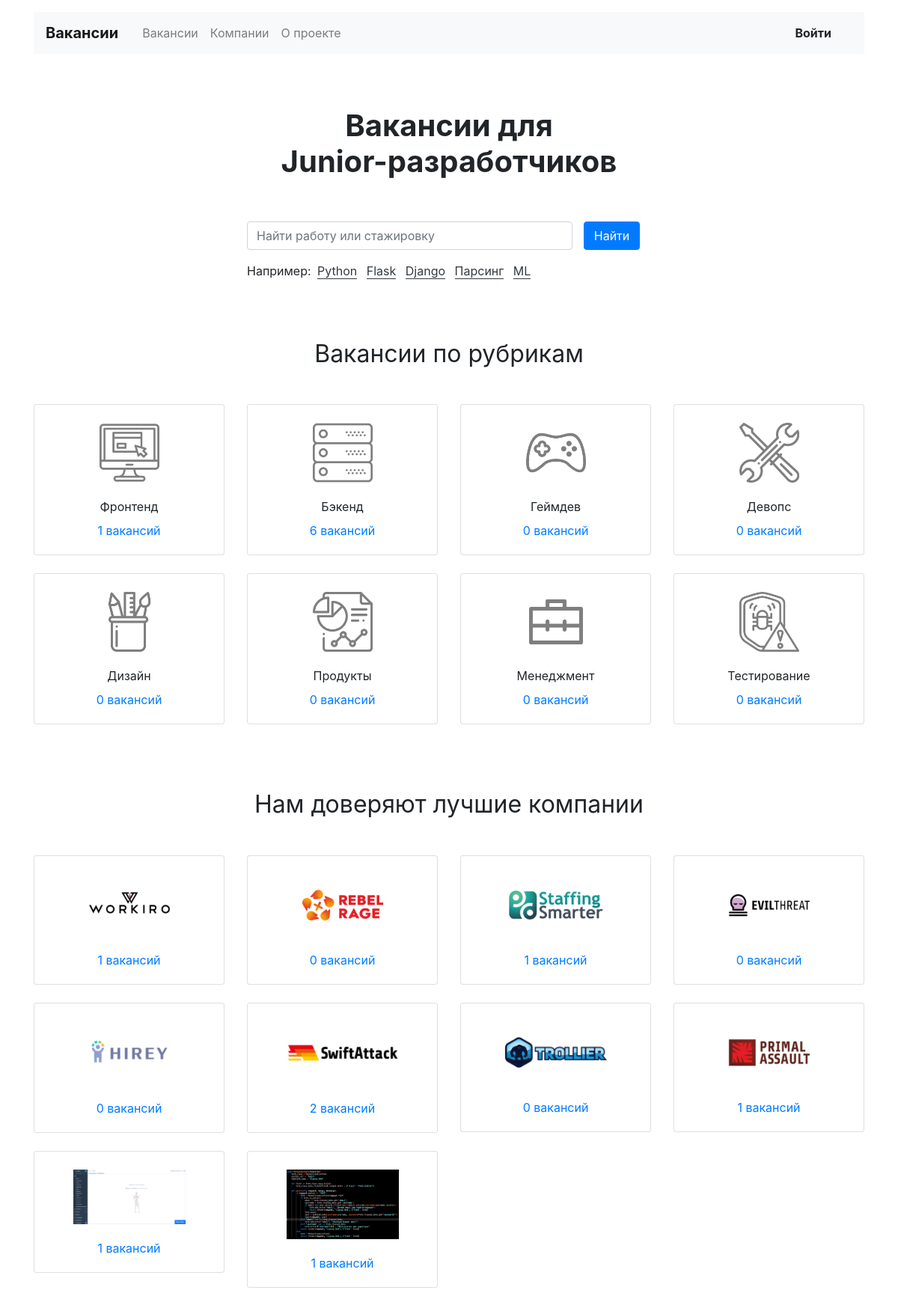
The page / on the database its author committed.
### vacancies/models.py (models this page shows, shortened)
class Specialty(models.Model):
    code = models.CharField(max_length=50)
    title = models.CharField(max_length=120)
    picture = models.ImageField(max_length=100, upload_to=MEDIA_SPECIALITY_IMAGE_DIR)

class Company(models.Model):
    name = models.CharField(max_length=120)
    location = models.CharField(max_length=155, blank=True)
    logo = models.ImageField(max_length=100, default="https://place-hold.it/130x80",
                             upload_to=MEDIA_COMPANY_IMAGE_DIR)
    description = models.TextField(blank=True)
    employee_count = models.IntegerField(default=1)
    owner = models.OneToOneField(User, on_delete=models.CASCADE, related_name='companies', blank=True,
                                 null=True, default=None)

### vacancies/views.py (the view)
# urls.py: path('', MainView.as_view(), name='main'),
class MainView(View):
    def get(self, request):
        specialties = Specialty.objects.annotate(Count('vacancies'))
        companies = Company.objects.annotate(Count('vacancies'))
        context = {}
        context['specialties'] = specialties
        context['companies'] = companies
        return render(request, 'index.html', context=context)

### templates/index.html
{% extends 'base.html' %}
{% block content %}
  <main class="container mt-3">
    <section>
      <h1 class="h1 text-center mx-auto mt-4 py-5"><strong>Вакансии для <br>Junior-разработчиков</strong></h1>
      <div class="row">
        <div class="col-12 col-md-8 col-lg-6 offset-lg-3 offset-md-2">
          <form class="form-inline mb-3">
            <div class="form-group col-8 col-md-10 pl-0">
              <input class="form-control w-100" type="search" placeholder="Найти работу или стажировку" aria-label="Найти работу или стажировку">
            </div>
            <div class="form-group col-4 col-md-2 pl-0">
              <button class="btn btn-primary w-100" type="submit">Найти</button>
            </div>
          </form>
          <p>Например:
            <a href="#" class="text-dark border-bottom border-dark m-1 text-decoration-none">Python</a>
            <a href="#" class="text-dark border-bottom border-dark m-1 text-decoration-none">Flask</a>
            <a href="#" class="text-dark border-bottom border-dark m-1 text-decoration-none">Django</a>
            <a href="#" class="text-dark border-bottom border-dark m-1 text-decoration-none">Парсинг</a>
            <a href="#" class="text-dark border-bottom border-dark m-1 text-decoration-none">ML</a>
          </p>
        </div>
      </div>
    </section>
    <section class="mt-5 pt-3">
      <h2 class="h2 font-weight-normal text-center mb-5">Вакансии по рубрикам</h2>
      <div class="row mb-0">
          {% for spec in specialties %}
        <div class="col-6 col-md-6 col-lg-3">
          <div class="card pt-4 text-center mb-4">
            <img class="mx-auto d-block" src="{{ spec.picture.url }}" width="80" height="80" alt="">
            <div class="card-body">
              <p class="card-text mb-2">{{ spec.title }}</p>
              <p class="card-text"><a href="{% url 'cathegory' cathegory_name=spec.code %}">{{ spec.vacancies__count }} вакансий</a></p>
            </div>
          </div>
        </div>
          {% endfor %}
      </div>
    </section>
    <section class="my-5 pt-3">
      <h2 class="h2 font-weight-normal text-center mb-5">Нам доверяют лучшие компании</h2>
      <div class="row mb-0">
          {% for company in companies %}
        <div class="col-6 col-md-6 col-lg-3">
          <div class="card pt-4 text-center mb-4">
            <a href="{% url 'company' pk=company.id %}" style="max-width: 150px;" class="mx-auto d-block">
              <img class="mx-auto d-block mw-100" src="{{ company.logo.url }}" alt="">
            </a>
            <div class="card-body">
              <p class="card-text"><a href="{% url 'company' pk=company.pk %}">{{ company.vacancies__count }} вакансий</a></p>
            </div>
          </div>
        </div>
        {% endfor %}
      </div>
    </section>
  </main>
{% endblock %}

### templates/base.html (shortened to what this page needs)
<!DOCTYPE html>
<html lang="ru">
<head>
  <link rel="stylesheet" href="https://stackpath.bootstrapcdn.com/bootstrap/4.3.1/css/bootstrap.min.css">
</head>
<body>
{% include 'header.html' %}
{% block content %}
{% endblock %}
</body>
</html>

### templates/header.html (shortened to what this page needs)
<header class="container mt-3">
    <nav class="navbar navbar-expand-lg navbar-light bg-light">
      <a class="navbar-brand mr-4 font-weight-bold" href="{% url 'main' %}">Вакансии</a>
      <div class="collapse navbar-collapse justify-content-between" id="navbarNav">
        <ul class="navbar-nav col-10">
          <li class="nav-item">
            <a class="nav-link" href="{% url 'vacancies' %}">Вакансии</a>
          </li>
          <li class="nav-item">
            <a class="nav-link" href="#">Компании</a>
          </li>
          <li class="nav-item">
            <a class="nav-link" href="#">О проекте</a>
          </li>
        </ul>
        <ul class="navbar-nav col-2 justify-content-end">
          <li class="nav-item active">
              {% if request.user.is_authenticated %}
                  <div class="btn-group">
                      <button type="button" class="btn dropdown-toggle font-weight-bold" data-toggle="dropdown"
                              aria-haspopup="true" aria-expanded="false">
                          {{ request.user.first_name }} {{ request.user.last_name }}
                      </button>
                      <div class="dropdown-menu dropdown-menu-right mt-3">
                          <a href="#" class="dropdown-item py-2">Профиль</a>
                          <a href="#" class="dropdown-item py-2">Резюме</a>
                          <a href="{% url 'mycompany' %}" class="dropdown-item py-2">Компания</a>
                          <a href="/logout" class="dropdown-item py-2">Выйти</a>
                      </div>
                  </div>
              {% else %}
                  <a href="/login" class="btn font-weight-bold">Войти</a>
              {% endif %}
          </li>
        </ul>
      </div>
    </nav>
  </header>

### rows shown on the page
Specialty: picture (picture), title "Фронтенд", vacancies__count "1"
Specialty: picture (picture), title "Бэкенд", vacancies__count "6"
Specialty: picture (picture), title "Геймдев", vacancies__count "0"
Specialty: picture (picture), title "Девопс", vacancies__count "0"
Specialty: picture (picture), title "Дизайн", vacancies__count "0"
Specialty: picture (picture), title "Продукты", vacancies__count "0"
Specialty: picture (picture), title "Менеджмент", vacancies__count "0"
Specialty: picture (picture), title "Тестирование", vacancies__count "0"
Company: logo (picture), vacancies__count "1"
Company: logo (picture), vacancies__count "0"
Company: logo (picture), vacancies__count "1"
Company: logo (picture), vacancies__count "0"
Company: logo (picture), vacancies__count "0"
Company: logo (picture), vacancies__count "2"
Company: logo (picture), vacancies__count "0"
Company: logo (picture), vacancies__count "1"
Company: logo (picture), vacancies__count "1"
Company: logo (picture), vacancies__count "1"
